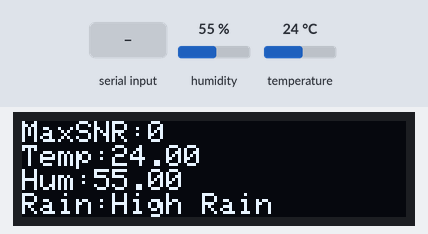
The sketch below on a simulated Arduino Uno, built with avr-gcc and run on an emulated ATmega328P. Parts: 128×32 one-colour display. The test bench sets the inputs (shaded band); at power-on: humidity 55 %, temperature 24 °C. The modem accepts every AT command (registered, SIM ready, sends succeed) and sends nothing else; what the sketch prints to the serial monitor is not drawn.

Above: at 11.2 s.
11.3 s: "$GPGSV\n" received over the second serial link
13.6 s: ",\n" received over the second serial link
15.6 s: "90,45\n" received over the second serial link
Timing chart, 0 to 18.6 s (numbered marks = the images above; inputs shaded):
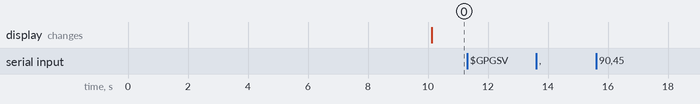

Measured:
- after the input at 11.3 s, every drawn part: stays the same
- after the input at 13.6 s, every drawn part: stays the same
- after the input at 15.6 s, every drawn part: stays the same

The sketch:

Rainfall_Prediction_With_Retraining.ino
```cpp
#include <Wire.h>
#include <Adafruit_GFX.h>
#include <Adafruit_SSD1306.h>
#include <DHT.h>
#include <SoftwareSerial.h>

#define SCREEN_WIDTH 128
#define SCREEN_HEIGHT 32

Adafruit_SSD1306 display(SCREEN_WIDTH, SCREEN_HEIGHT, &Wire, -1);

#define DHTPIN 2
#define DHTTYPE DHT11
DHT dht(DHTPIN, DHTTYPE);

SoftwareSerial gpsSerial(4,3);
SoftwareSerial espSerial(10,9);

#define RAIN_SENSOR A0

String apiKey = "";

int snrValues[20];
int snrCount = 0;

float temperature;
float humidity;
int rainValue;

void setup()
{
  Serial.begin(9600);
  gpsSerial.begin(9600);
  espSerial.begin(9600);

  dht.begin();

  pinMode(RAIN_SENSOR,INPUT);

  display.begin(SSD1306_SWITCHCAPVCC,0x3C);
  display.clearDisplay();
  display.setTextSize(1);
  display.setTextColor(WHITE);

  connectWiFi();
}

void loop()
{

  readSensors();

  int maxSNR = getMaxSNR();

  int rainLevel = predictRain(
    temperature,
    humidity,
    maxSNR,
    rainValue
  );

  displayData(maxSNR,rainLevel);

  sendToThingSpeak(
    temperature,
    humidity,
    maxSNR,
    rainValue,
    rainLevel
  );

  delay(20000);
}

void readSensors()
{

  temperature = dht.readTemperature();
  humidity = dht.readHumidity();
  rainValue = analogRead(RAIN_SENSOR);

  readGPS();

}

void readGPS()
{

  snrCount = 0;

  while(gpsSerial.available())
  {
    String line = gpsSerial.readStringUntil('\n');

    if(line.startsWith("$GPGSV"))
    {
      parseSNR(line);
    }
  }

}

void parseSNR(String sentence)
{

  int index = 0;

  for(int i=0;i<sentence.length();i++)
  {
    if(sentence.charAt(i)==',')
    {
      index++;

      if(index==7 || index==11 || index==15 || index==19)
      {
        int snr = sentence.substring(i+1,i+3).toInt();

        if(snr>0 && snr<=60 && snrCount<20)
        {
          snrValues[snrCount++] = snr;
        }
      }
    }
  }

}

int getMaxSNR()
{

  int maxVal = 0;

  for(int i=0;i<snrCount;i++)
  {
    if(snrValues[i] > maxVal)
    {
      maxVal = snrValues[i];
    }
  }

  return maxVal;

}

int predictRain(float T,float H,float SNR,float Rain)
{

  float z0 = (11.03188626*T)+(-16.75532045*H)+(4.14548722*SNR)+(-8.36817677*Rain)+1.32955736;
  float z1 = (0.43147848*T)+(3.77895846*H)+(0.76796779*SNR)+(-3.00623068*Rain)+0.12708801;
  float z2 = (-11.46336474*T)+(12.97636199*H)+(-4.91345502*SNR)+(11.37440745*Rain)-1.45664538;

  if(z0>z1 && z0>z2) return 0;
  if(z1>z0 && z1>z2) return 1;

  return 2;

}

void displayData(int maxSNR,int rainLevel)
{

  display.clearDisplay();

  display.setCursor(0,0);
  display.print("MaxSNR:");
  display.println(maxSNR);

  display.print("Temp:");
  display.println(temperature);

  display.print("Hum:");
  display.println(humidity);

  display.print("Rain:");

  if(rainLevel==0)
  display.println("No Rain");

  if(rainLevel==1)
  display.println("Low Rain");

  if(rainLevel==2)
  display.println("High Rain");

  display.display();

}

void connectWiFi()
{

  sendCommand("AT",2000);
  sendCommand("AT+CWMODE=1",2000);
  sendCommand("AT+CWJAP=\"YOUR_WIFI\",\"PASSWORD\"",6000);

}

void sendToThingSpeak(float temp,float hum,int snr,int rain,int pred)
{

  String data = "GET /update?api_key="+apiKey;
  data += "&field1="+String(temp);
  data += "&field2="+String(hum);
  data += "&field3="+String(snr);
  data += "&field4="+String(rain);
  data += "&field5="+String(pred);

  sendCommand("AT+CIPSTART=\"TCP\",\"api.thingspeak.com\",80",2000);

  sendCommand("AT+CIPSEND="+String(data.length()+4),2000);

  espSerial.println(data);

  delay(2000);

  sendCommand("AT+CIPCLOSE",2000);

}

void sendCommand(String cmd,int wait)
{

  espSerial.println(cmd);
  delay(wait);

  while(espSerial.available())
  {
    Serial.write(espSerial.read());
  }

}
```
